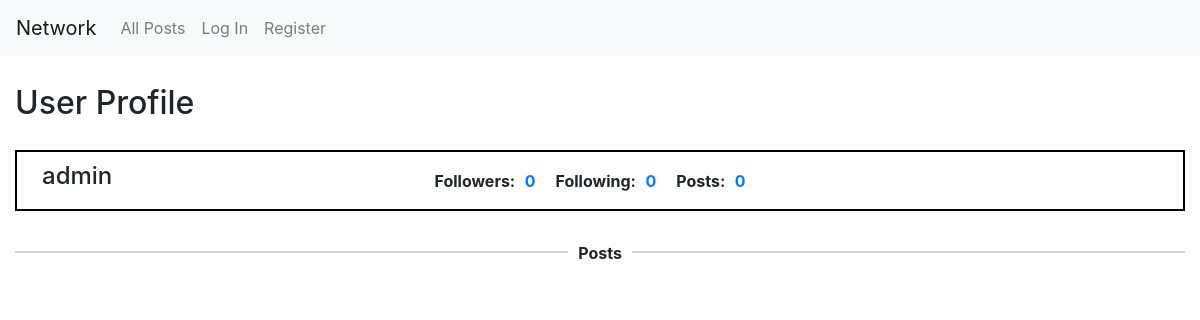
Page /profile/admin on the earlier database version.
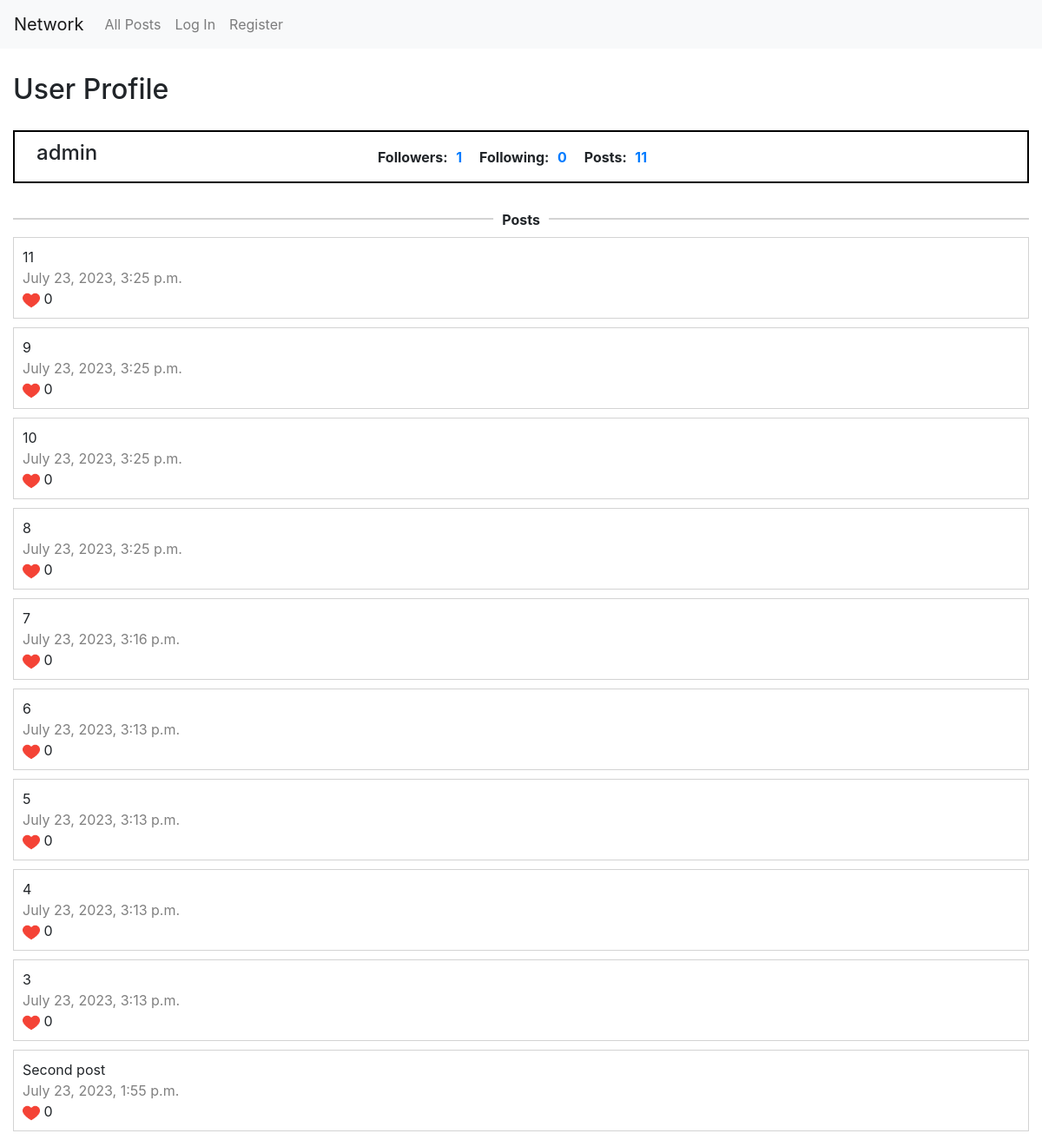
Same page on the later database version.
### network/models.py (models this page shows, shortened)
class User(AbstractUser):
    following = models.ManyToManyField("self", blank=True, symmetrical=False, related_name="followers")

class Post(models.Model):
    user = models.ForeignKey("User", on_delete=models.CASCADE, related_name="posts")
    content = models.TextField(max_length=255)
    timestamp = models.DateTimeField(auto_now_add=True)
    def likes_count(self):
        return self.likes.filter(like=True).count()

### network/views.py (the view)
# urls.py: path("profile/<str:username>", views.user_profile, name="user_profile"),
def user_profile(request, username):
    try:
        user = get_object_or_404(User, username=username)
        return render(request, 'network/profile.html', {
            'followers': user.followers.count(),
            'following': user.following.count(),
            'posts_count': user.posts.count(),
            'posts': user.posts.order_by("-timestamp")[:posts_load_limit],
            'user': request.user,
            'profile_user': user
        })
    except User.DoesNotExist:
        return Http404("User does not exist")

### network/templates/network/profile.html (shortened to what this page needs)
{% extends "network/layout.html" %}
{% load static %}
{% block body %}
    <div class="container-fluid mt-4">
        <h2>User Profile</h2>
        <div id="user-profile-container" class="row align-items-center" data-username="{{ profile_user.username }}">
            <div class="col-3">
                <h4>{{ profile_user.username }}</h4>
            </div>
            <div class="col-6 d-flex justify-content-center">
                <div class="profile-stat">
                    <span class="stat-label">Followers:</span>
                    <span class="stat-value" id="profile-followers">{{ followers }}</span>
                </div>
                <div class="profile-stat">
                    <span class="stat-label">Following:</span>
                    <span class="stat-value">{{ following }}</span>
                </div>
                <div class="profile-stat">
                    <span class="stat-label">Posts:</span>
                    <span class="stat-value">{{ posts_count }}</span>
                </div>
            </div>
        </div>
        <hr class="separator">
        <div class="posts-container">
            {% for post in posts %}
                <div class="post">
                    <div>{{ post.content }}</div>
                    <div class="timestamp">{{ post.timestamp }}</div>
                    <div class="likes">
                        <img src="{% static 'network/likes-icon.png' %}" alt="Likes" width="20" height="20">
                        <span>{{ post.likes_count }}</span>
                    </div>
                </div>
            {% endfor %}
        </div>
    </div>
{% endblock body %}

### network/templates/network/layout.html (shortened to what this page needs)
{% load static %}
<!DOCTYPE html>
<html lang="en">
<head>
    <link rel="stylesheet" href="https://stackpath.bootstrapcdn.com/bootstrap/4.4.1/css/bootstrap.min.css"
>
    <link href="{% static 'network/styles.css' %}" rel="stylesheet">
</head>
<body>
    <nav class="navbar navbar-expand-lg navbar-light bg-light">
        <a class="navbar-brand">Network</a>
        <div>
            <ul class="navbar-nav mr-auto">
                <li class="nav-item">
                    <a class="nav-link" id="all-posts-button">All Posts</a>
                </li>
                {% if user.is_authenticated %}
                    <li class="nav-item">
                        <a class="nav-link" id="new-post-button">New Post</a>
                    </li>
                    <li class="nav-item">
                        <a class="nav-link" id="following-button">Following</a>
                    </li>
                    <li class="nav-item">
                        <a class="nav-link" href="{% url 'logout' %}">Log Out</a>
                    </li>
                {% else %}
                    <li class="nav-item">
                        <a class="nav-link" href="{% url 'login' %}">Log In</a>
                    </li>
                    <li class="nav-item">
                        <a class="nav-link" href="{% url 'register' %}">Register</a>
                    </li>
                {% endif %}
            </ul>
        </div>
    </nav>
    <div class="body">
        {% block body %}
        {% endblock body %}
    </div>
</body>
</html>

### network/static/network/styles.css (style rules this page uses)
.navbar { position: fixed; top: 0; width: 100%; }
body { padding-top: 60px; }
.post { border: 1px solid lightgrey; padding: 10px 10px 10px 10px; margin: 0 0 10px 0; }
.timestamp { color: grey; }
#user-profile-container { border: 2px solid black; margin: 20px 0 10px 0; padding: 10px; }
.profile-stat { display: inline-block; margin-right: 20px; }
.stat-label { font-weight: bold; margin-right: 5px; }
.stat-value { color: #007bff; font-weight: bold; }
.separator { position: relative; border: none; height: 2px; background-color: lightgrey; margin: 30px 0 20px 0; }
.separator::before { content: "Posts"; position: absolute; top: -10px; left: 50%; transform: translateX(-50%); padding: 0 10px; background-color: white; font-weight: bold; }
.container-fluid { display: flex; flex-direction: column; }
.posts-container { flex: 1; overflow-y: auto; }

Differences in the rows shown:
added Post: content "11", timestamp "July 23, 2023, 3:25 p.m.", likes_count "0"
added Post: content "9", timestamp "July 23, 2023, 3:25 p.m.", likes_count "0"
added Post: content "10", timestamp "July 23, 2023, 3:25 p.m.", likes_count "0"
added Post: content "8", timestamp "July 23, 2023, 3:25 p.m.", likes_count "0"
added Post: content "7", timestamp "July 23, 2023, 3:16 p.m.", likes_count "0"
added Post: content "6", timestamp "July 23, 2023, 3:13 p.m.", likes_count "0"
added Post: content "5", timestamp "July 23, 2023, 3:13 p.m.", likes_count "0"
added Post: content "4", timestamp "July 23, 2023, 3:13 p.m.", likes_count "0"
added Post: content "3", timestamp "July 23, 2023, 3:13 p.m.", likes_count "0"
added Post: content "Second post", timestamp "July 23, 2023, 1:55 p.m.", likes_count "0"
Other differences:
{{ followers }}: "0" → "1"
{{ posts_count }}: "0" → "11"
